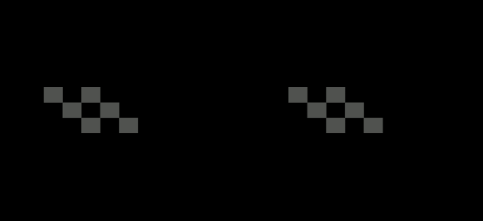
#> input picture specs.png, 483 x 221 px
$ jupyter execute opencv_overlay_deliverable.ipynb
#> lines starting #> are read from the running program, lines starting #| are printed output that depends on the picture; after the words box and inside, x2 and y2 are one past the last pixel; in counts of white or black regions, pixels touching at a corner belong together
[cell 1]
import cv2
import numpy as np

specs = cv2.imread('specs.png',-1)
#> specs is the input picture: shape (221, 483, 4); mean B, G, R, A 2.6, 2.7, 2.7, 68.4
face = cv2.imread('face.png',-1)
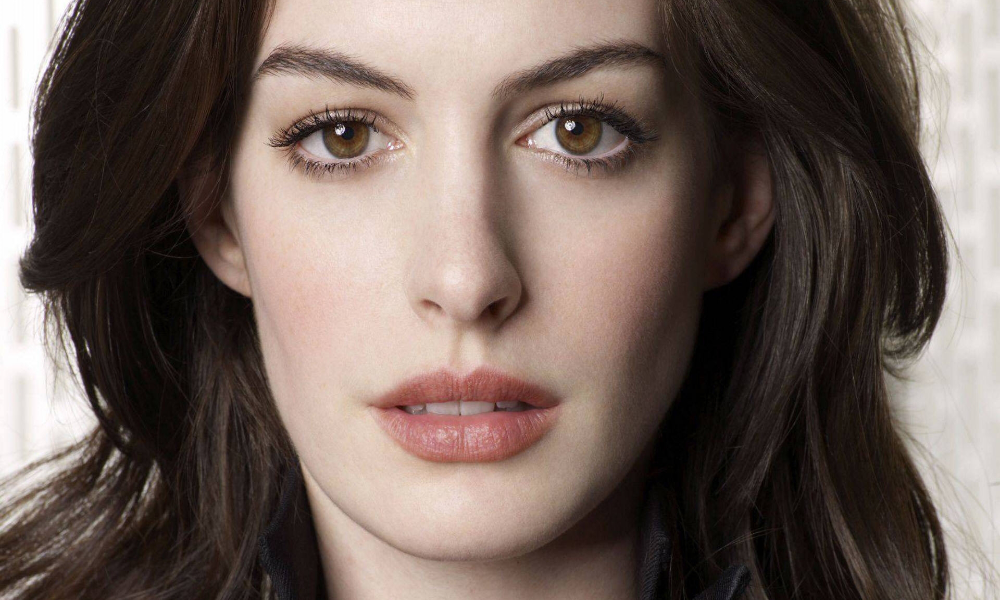
#> input picture face.png, 1000 x 600 px
#> face is the input picture: shape (600, 1000, 3); mean B, G, R 91.3, 98.4, 113.7

gray = cv2.cvtColor(face, cv2.COLOR_BGR2GRAY)
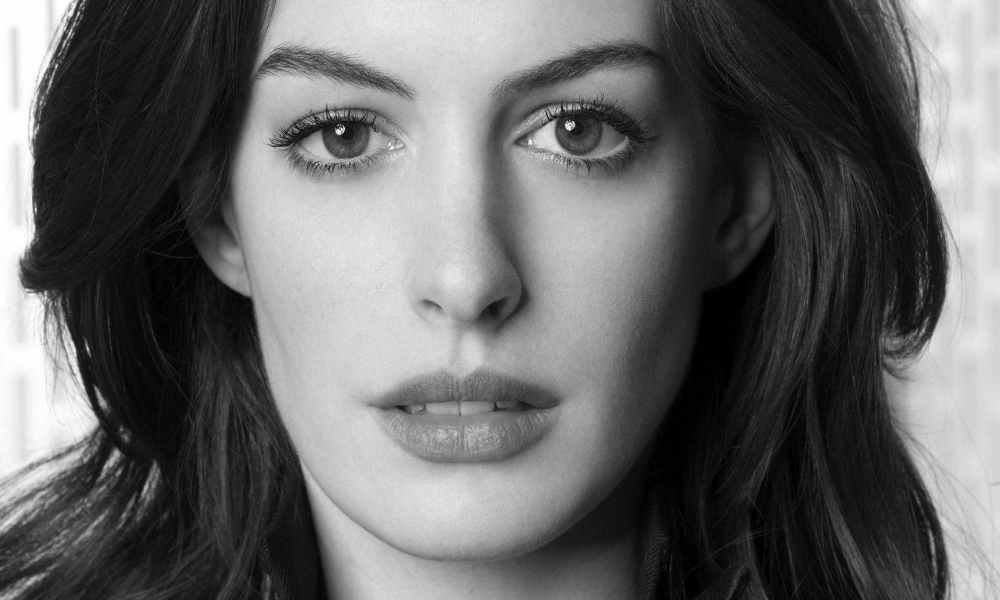
#> gray: shape (600, 1000); min 0, max 255, mean 102.1
eyes_cascade = cv2.CascadeClassifier('frontalEyes.xml')
eyes = eyes_cascade.detectMultiScale(gray,1.3,5)
#> eyes = [[214, 18, 483, 221]]

for (x,y,w,h) in eyes:
    cv2.rectangle(gray, (x,y),(x+w,y+h), (255,86,30),3)
#> this loop made 1 pass
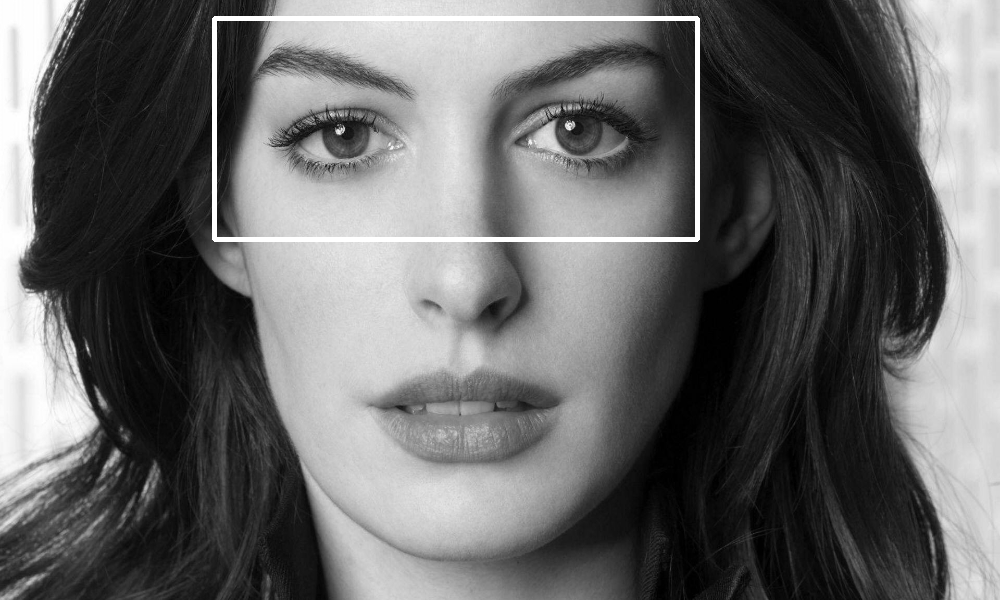
#> gray: shape (600, 1000); 1.17% of pixels changed, all inside (x1, y1, x2, y2) = (212, 16, 700, 242)

face = cv2.cvtColor(face, cv2.COLOR_BGR2BGRA)
#> face: shape (600, 1000, 4)
specs = cv2.resize(specs, ( w,h))

w,h,c = specs.shape
#> w = 221; h = 483; c = 4

for i in range(0,w):
    for j in range(0,h):
        if specs[i,j][3] != 0:
            face[y+i, x+j]

face[y:y+w, x:x+h] = specs
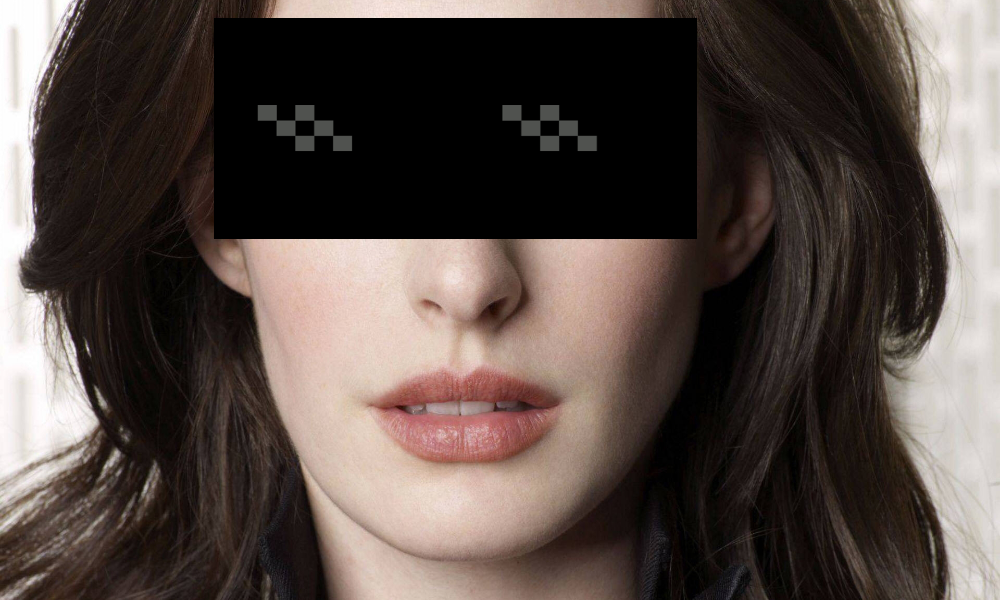
#> face: shape (600, 1000, 4); mean B, G, R, A 69.4, 74.5, 85.9, 221.8
cv2.imshow('op',face)

cv2.waitKey(0)
#> Out = 27
